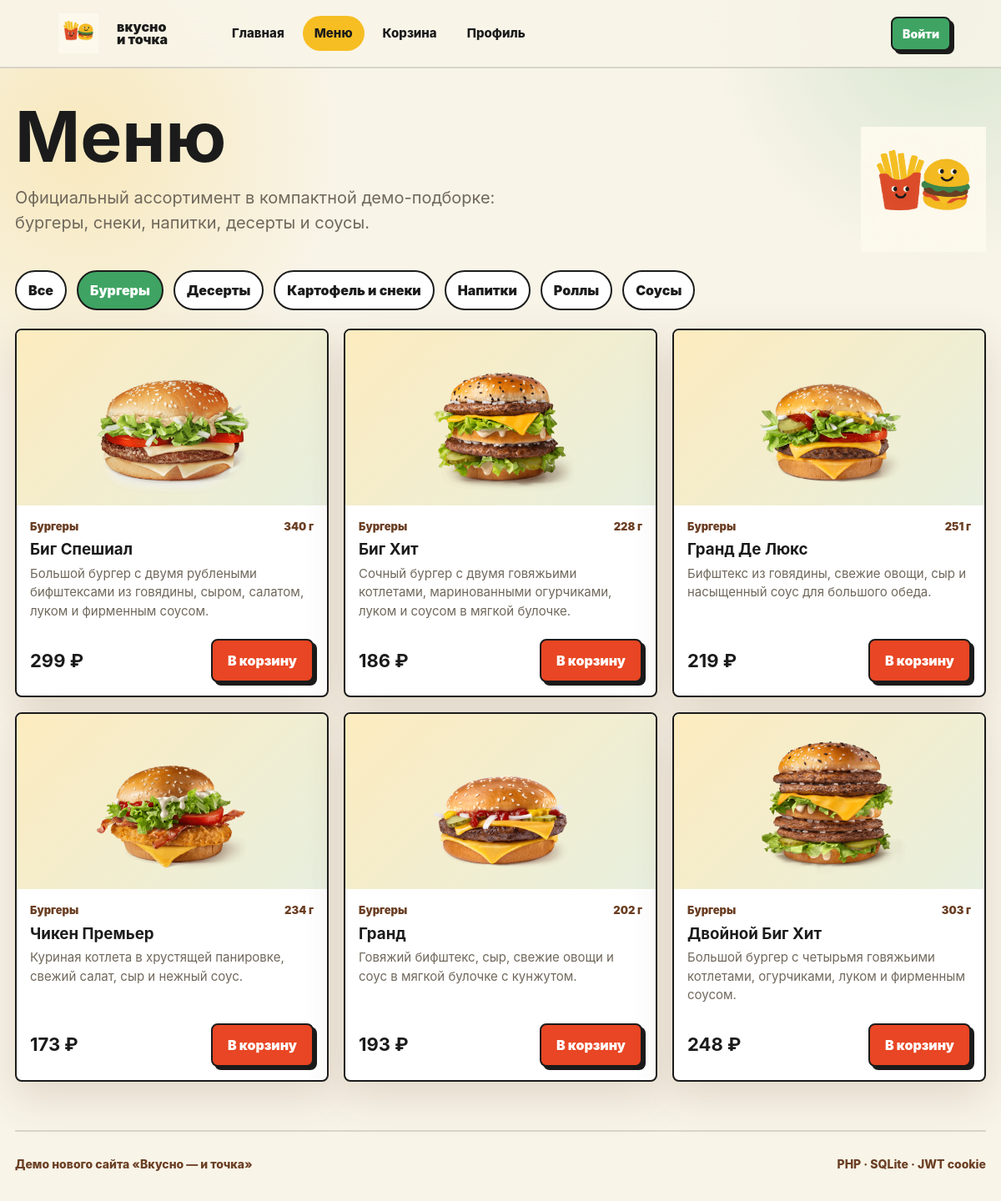
The page /index.php?route=menu&category=Бургеры on the database its author committed.
### tables this page shows
CREATE TABLE products (
            id INTEGER PRIMARY KEY AUTOINCREMENT,
            category TEXT NOT NULL,
            title TEXT NOT NULL,
            description TEXT NOT NULL,
            image TEXT NOT NULL,
            price INTEGER NOT NULL,
            weight TEXT NOT NULL,
            is_featured INTEGER NOT NULL DEFAULT 0
        );

### app/bootstrap.php (called while the page is built, shortened)
<?php
function db(): PDO
{
    static $pdo = null;
    if ($pdo instanceof PDO) {
        return $pdo;
    }
    $pdo = new PDO('sqlite:' . DB_PATH);
    $pdo->setAttribute(PDO::ATTR_ERRMODE, PDO::ERRMODE_EXCEPTION);
    $pdo->setAttribute(PDO::ATTR_DEFAULT_FETCH_MODE, PDO::FETCH_ASSOC);
    $pdo->exec('PRAGMA foreign_keys = ON');
    return $pdo;
}
function h($value): string
{
    return htmlspecialchars((string)$value, ENT_QUOTES, 'UTF-8');
}
function route(): string
{
    return $_GET['route'] ?? 'home';
}
function url_for(string $route, array $params = []): string
{
    $params = array_merge(['route' => $route], $params);
    return 'index.php?' . http_build_query($params);
}
function asset_url(string $path): string
{
    return 'assets/' . ltrim($path, '/');
}
function products(?string $category = null): array
{
    if ($category) {
        $stmt = db()->prepare('SELECT * FROM products WHERE category = ? ORDER BY id');
        $stmt->execute([$category]);
        return $stmt->fetchAll();
    }
    return db()->query('SELECT * FROM products ORDER BY category, id')->fetchAll();
}
function categories(): array
{
    return db()->query('SELECT DISTINCT category FROM products ORDER BY category')->fetchAll(PDO::FETCH_COLUMN);
}

### public/index.php (the view, shortened to what this page needs)
<?php
require __DIR__ . '/../app/bootstrap.php';
$currentRoute = route();
$user = current_user();
$cartCount = cart_count($user);
function active(string $route, string $currentRoute): string
{
    return $route === $currentRoute ? ' class="active"' : '';
}
function product_card(array $product, string $from): void
{
    ?>
    <article class="product-card">
        <div class="product-image-wrap">
            <img src="<?= h(asset_url('images/products/' . $product['image'])) ?>" alt="<?= h($product['title']) ?>" class="product-image">
        </div>
        <div class="product-body">
            <div class="product-meta">
                <span><?= h($product['category']) ?></span>
                <span><?= h($product['weight']) ?></span>
            </div>
            <h3><?= h($product['title']) ?></h3>
            <p><?= h($product['description']) ?></p>
        </div>
        <div class="product-actions">
            <strong><?= (int)$product['price'] ?> ₽</strong>
            <form method="post" action="<?= h(url_for(route())) ?>">
                <button class="btn btn-red" type="submit">В корзину</button>
            </form>
        </div>
    </article>
    <?php
}
?>
<!doctype html>
<html lang="ru">
<head>
    <link rel="stylesheet" href="<?= h(asset_url('style.css')) ?>">
</head>
<body>
<header class="site-header">
    <a href="<?= url_for('home') ?>" class="brand" aria-label="На главную">
        <img src="<?= h(asset_url('images/logo-soft.png')) ?>" alt="Вкусно — и точка">
        <span>вкусно<br>и точка</span>
    </a>
    <nav class="main-nav" aria-label="Основная навигация">
        <a<?= active('home', $currentRoute) ?> href="<?= url_for('home') ?>">Главная</a>
        <a<?= active('menu', $currentRoute) ?> href="<?= url_for('menu') ?>">Меню</a>
        <a<?= active('cart', $currentRoute) ?> href="<?= url_for('cart') ?>">Корзина<?= $cartCount ? ' · ' . $cartCount : '' ?></a>
        <a<?= active('profile', $currentRoute) ?> href="<?= url_for('profile') ?>">Профиль</a>
    </nav>
    <div class="header-actions">
        <?php if ($user): ?>
            <span class="hello"><?= h($user['name'] ?: $user['email']) ?></span>
            <form method="post" action="<?= h(url_for($currentRoute)) ?>">
                <input type="hidden" name="action" value="logout">
                <button class="link-button" type="submit">Выйти</button>
            </form>
        <?php else: ?>
            <a class="btn btn-green btn-small" href="<?= url_for('login') ?>">Войти</a>
        <?php endif; ?>
    </div>
</header>
<main>
<?php if ($currentRoute === 'home'): ?>
    <section class="hero">
        <div class="hero-copy">
            <h1>Новый вкусный сайт для теплой компании</h1>
            <p>Демо-версия с меню, корзиной, профилем и дружелюбной визуальной системой: молочный фон, томатный акцент, свежий зеленый и веселые food-стикеры.</p>
            <div class="hero-actions">
                <a class="btn btn-red" href="<?= url_for('menu') ?>">Смотреть меню</a>
                <a class="btn btn-green" href="<?= url_for($user ? 'profile' : 'register') ?>"><?= $user ? 'Мой профиль' : 'Создать профиль' ?></a>
            </div>
        </div>
        <div class="hero-art">
            <img src="<?= h(asset_url('images/logo-framed.png')) ?>" alt="Дружелюбные картофель и бургер">
            <div class="sticker sticker-red">горячо</div>
            <div class="sticker sticker-green">свежее</div>
        </div>
    </section>
    <section class="section-head">
        <h2>Любимое рядом</h2>
        <p>Популярные позиции из демо-меню можно сразу отправить в корзину.</p>
    </section>
    <section class="product-grid featured-grid">
        <?php foreach (featured_products() as $product): ?>
            <?php product_card($product, 'home'); ?>
        <?php endforeach; ?>
    </section>
<?php elseif ($currentRoute === 'menu'): ?>
    <?php
    $selectedCategory = $_GET['category'] ?? null;
    $items = products($selectedCategory);
    ?>
    <section class="page-title menu-title">
        <div>
            <h1>Меню</h1>
            <p>Официальный ассортимент в компактной демо-подборке: бургеры, снеки, напитки, десерты и соусы.</p>
        </div>
        <img src="<?= h(asset_url('images/logo-soft.png')) ?>" alt="">
    </section>
    <div class="category-tabs">
        <a class="<?= $selectedCategory ? '' : 'active' ?>" href="<?= url_for('menu') ?>">Все</a>
        <?php foreach (categories() as $category): ?>
            <a class="<?= $selectedCategory === $category ? 'active' : '' ?>" href="<?= url_for('menu', ['category' => $category]) ?>"><?= h($category) ?></a>
        <?php endforeach; ?>
    </div>
    <section class="product-grid">
        <?php foreach ($items as $product): ?>
            <?php product_card($product, 'menu'); ?>
        <?php endforeach; ?>
    </section>
<?php endif; ?>
</main>
<footer class="site-footer">
    <span>Демо нового сайта «Вкусно — и точка»</span>
    <span>PHP · SQLite · JWT cookie</span>
</footer>
</body>
</html>

### public/assets/style.css (style rules this page uses)
:root { --milk: #F8F4E8; --red: #E84624; --green: #3FA463; --yellow: #F7BE23; --graphite: #1B1B1B; --brown: #6B3F24; --white: #FFFFFF; --muted: #70685c; --line: rgba(27, 27, 27, 0.14); --shadow: 0 18px 50px rgba(107, 63, 36, 0.16); --radius: 8px; }
* { box-sizing: border-box; }
body { margin: 0; color: var(--graphite); background: radial-gradient(circle at 8% 12%, rgba(247, 190, 35, 0.22), transparent 20rem), radial-gradient(circle at 95% 2%, rgba(63, 164, 99, 0.18), transparent 18rem), var(--milk); font-family: Inter, Manrope, "Segoe UI", Arial, sans-serif; line-height: 1.5; }
a { color: inherit; text-decoration: none; }
img { display: block; max-width: 100%; }
button, input, textarea { font: inherit; }
.site-header { position: sticky; top: 0; z-index: 10; display: flex; align-items: center; gap: 24px; min-height: 82px; padding: 12px clamp(18px, 5vw, 72px); border-bottom: 2px solid var(--line); background: rgba(248, 244, 232, 0.88); backdrop-filter: blur(18px); }
.brand { display: flex; align-items: center; gap: 12px; min-width: 180px; font-weight: 900; line-height: 0.92; text-transform: lowercase; }
.brand img { width: 68px; height: 48px; object-fit: contain; }
.main-nav { display: flex; align-items: center; gap: 8px; flex: 1; }
.main-nav a, .link-button { border: 0; border-radius: 999px; padding: 10px 14px; color: var(--graphite); background: transparent; font-size: 15px; font-weight: 800; cursor: pointer; }
.main-nav a.active, .main-nav a:hover, .link-button:hover { background: var(--yellow); }
.header-actions { display: flex; align-items: center; gap: 12px; }
main { width: min(1180px, calc(100% - 36px)); margin: 0 auto; }
.hero-copy h1, .page-title h1 { margin: 0; max-width: 820px; font-size: clamp(44px, 7vw, 88px); line-height: 0.9; letter-spacing: 0; }
.hero-copy p, .page-title p, .section-head p { max-width: 640px; color: var(--muted); font-size: 20px; }
.hero-actions, .product-actions, .category-tabs { display: flex; align-items: center; flex-wrap: wrap; gap: 12px; }
.btn { display: inline-flex; align-items: center; justify-content: center; min-height: 48px; border: 2px solid var(--graphite); border-radius: var(--radius); padding: 12px 18px; color: var(--graphite); box-shadow: 4px 4px 0 var(--graphite); font-size: 16px; font-weight: 900; cursor: pointer; transition: transform 160ms ease, box-shadow 160ms ease; }
.btn-red { background: var(--red); color: var(--white); }
.btn-green { background: var(--green); color: var(--white); }
.btn-small { min-height: 38px; padding: 8px 12px; font-size: 14px; }
.section-head, .page-title { display: flex; align-items: end; justify-content: space-between; gap: 24px; padding: 44px 0 22px; }
.menu-title img { width: 150px; }
.product-grid { display: grid; grid-template-columns: repeat(3, minmax(0, 1fr)); gap: 18px; padding-bottom: 58px; }
.product-card { display: flex; flex-direction: column; min-height: 100%; overflow: hidden; border: 2px solid var(--graphite); border-radius: var(--radius); background: var(--white); box-shadow: var(--shadow); }
.product-image-wrap { display: grid; place-items: center; min-height: 210px; background: linear-gradient(135deg, rgba(247, 190, 35, 0.24), rgba(63, 164, 99, 0.12)), #fffaf0; }
.product-image { width: 86%; height: 190px; object-fit: contain; }
.product-body { display: flex; flex: 1; flex-direction: column; gap: 8px; padding: 16px 16px 8px; }
.product-meta { display: flex; justify-content: space-between; gap: 10px; color: var(--brown); font-size: 13px; font-weight: 900; }
.product-card h3, .cart-row h3, .panel h2, .cart-summary h2, .empty-state h2, .auth-card h1 { margin: 0; line-height: 1.05; }
.product-card p { margin: 0; color: var(--muted); font-size: 15px; }
.product-actions { justify-content: space-between; padding: 14px 16px 16px; }
.product-actions strong { font-size: 22px; }
.category-tabs { margin-bottom: 22px; }
.category-tabs a { border: 2px solid var(--graphite); border-radius: 999px; padding: 10px 14px; background: var(--white); font-weight: 900; }
.category-tabs a.active, .category-tabs a:hover { background: var(--green); color: var(--white); }
.site-footer { display: flex; justify-content: space-between; gap: 20px; width: min(1180px, calc(100% - 36px)); margin: 0 auto; padding: 28px 0 34px; border-top: 2px solid var(--line); color: var(--brown); font-size: 14px; font-weight: 800; }

### rows shown on the page
products: image (picture), category "Бургеры", weight "340 г", title "Биг Спешиал", description "Большой бургер с двумя рублеными бифштексами из говядины, сыром, салатом, луком и фирменным соусом.", price "299"
products: image (picture), category "Бургеры", weight "228 г", title "Биг Хит", description "Сочный бургер с двумя говяжьими котлетами, маринованными огурчиками, луком и соусом в мягкой булочке.", price "186"
products: image (picture), category "Бургеры", weight "251 г", title "Гранд Де Люкс", description "Бифштекс из говядины, свежие овощи, сыр и насыщенный соус для большого обеда.", price "219"
products: image (picture), category "Бургеры", weight "234 г", title "Чикен Премьер", description "Куриная котлета в хрустящей панировке, свежий салат, сыр и нежный соус.", price "173"
products: image (picture), category "Бургеры", weight "202 г", title "Гранд", description "Говяжий бифштекс, сыр, свежие овощи и соус в мягкой булочке с кунжутом.", price "193"
products: image (picture), category "Бургеры", weight "303 г", title "Двойной Биг Хит", description "Большой бургер с четырьмя говяжьими котлетами, огурчиками, луком и фирменным соусом.", price "248"

### other values the page prints
$category "Бургеры"
$category "Десерты"
$category "Картофель и снеки"
$category "Напитки"
$category "Роллы"
$category "Соусы"
